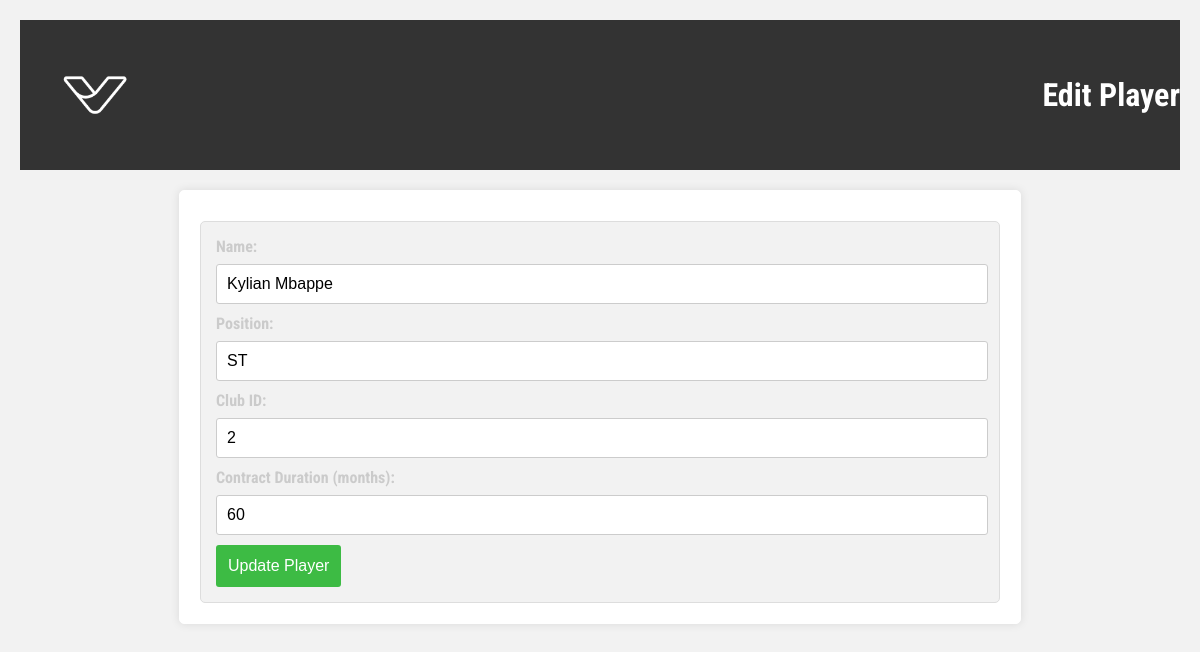
Page /players/3 on the committed database.
### app.py (models this page shows, shortened)
class Player(db.Model):
    __tablename__ = 'player'
    id = db.Column(db.Integer, primary_key=True)
    name = db.Column(db.String(100), nullable=False)
    position = db.Column(db.String(50))
    club_id = db.Column(db.Integer, db.ForeignKey('club.id'), nullable=False)
    contract_duration = db.Column(db.Integer)

### app.py (the view, shortened to what this page needs)
@app.route('/players/<int:player_id>', methods=['GET', 'POST'])
def player(player_id):
    player = Player.query.get_or_404(player_id)
    return render_template('edit_player.html', player=player)

### templates/edit_player.html (shortened to what this page needs)
<!DOCTYPE html>
<html lang="en">
<head>
    <link rel="stylesheet" href="{{url_for('static', filename='style.css')}}">
</head>
<body>
    <header>
        <img src="{{url_for('static', filename='assets/logo.png')}}">
        <h1>Edit Player</h1>
    </header>
    <main>
        <section id="edit-player">
            <form action="{{ url_for('player', player_id=player.id) }}" method="post">
                <label for="name">Name:</label>
                <input type="text" id="name" name="name" value="{{ player.name }}" required><br>
                <label for="position">Position:</label>
                <input type="text" id="position" name="position" value="{{ player.position }}"><br>
                <label for="club_id">Club ID:</label>
                <input type="number" id="club_id" name="club_id" value="{{ player.club_id }}" required><br>
                <label for="contract_duration">Contract Duration (months):</label>
                <input type="number" id="contract_duration" name="contract_duration" value="{{ player.contract_duration }}" required><br>
                <button type="submit">Update Player</button>
            </form>
        </section>
    </main>
</body>
</html>

### static/style.css (style rules this page uses)
body { font-family: "Roboto Condensed", sans-serif; margin: 20px; padding: 0; background-color: #f2f2f2; }
header { display: flex; justify-content: space-between; align-items: center; background-color: #333; color: white; }
header img { height: 150px; width: auto; }
main { max-width: 800px; margin: 20px auto; padding: 20px; background-color: #ffffff; border: 1px solid #ffffff; border-radius: 5px; box-shadow: 0 0 10px rgba(0, 0, 0, 0.1); }
form { margin-top: 10px; background-color: #f2f2f2; padding: 15px; border: 1px solid #dddddd; border-radius: 5px; }
form label { display: block; margin-bottom: 8px; color: #33333333; font-weight: bold; }
form input { width: 750px; padding: 10px; margin-bottom: 10px; border: 1px solid #cccccc; border-radius: 3px; font-size: 16px; }
form button { background-color: #3dbb44; color: #ffffff; border: none; padding: 12px; cursor: pointer; border-radius: 3px; font-size: 16px; }

### rows in the picture
Player: name "Kylian Mbappe", position "ST", club_id "2", contract_duration "60"
